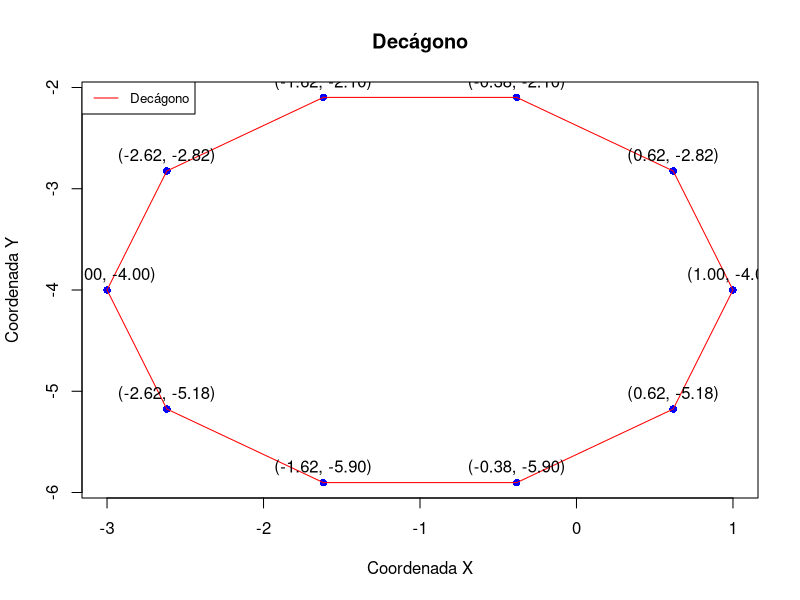

Generate this figure with R:
# Lee los puntos desde el archivo
puntos <- read.table("puntos_decagono.txt", sep = ",", header = FALSE)
colnames(puntos) <- c("X", "Y")

# Crea un gráfico con la biblioteca base
plot(puntos$X, puntos$Y, main = "Decágono", xlab = "Coordenada X", ylab = "Coordenada Y", pch = 16, col = "blue")

# Conecta los puntos para formar un decágono
lines(c(puntos$X, puntos$X[1]), c(puntos$Y, puntos$Y[1]), type = "l", col = "red")

# Agrega las coordenadas encima de cada punto
text(puntos$X, puntos$Y, labels = sprintf("(%0.2f, %0.2f)", puntos$X, puntos$Y), pos = 3, col = "black")

# Agrega la etiqueta "Decágono" al gráfico
legend("topleft", legend = "Decágono", col = "red", lty = 1, cex = 0.8)

print("Gráfico generado exitosamente")